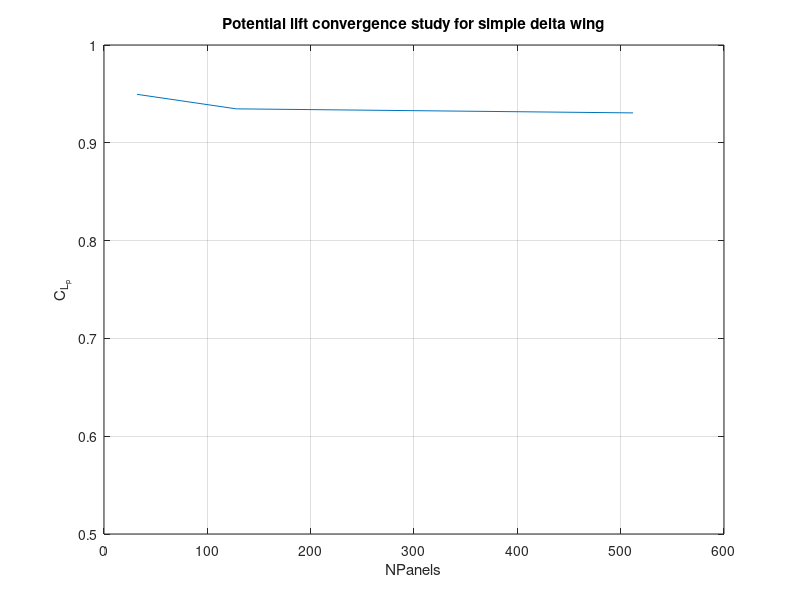
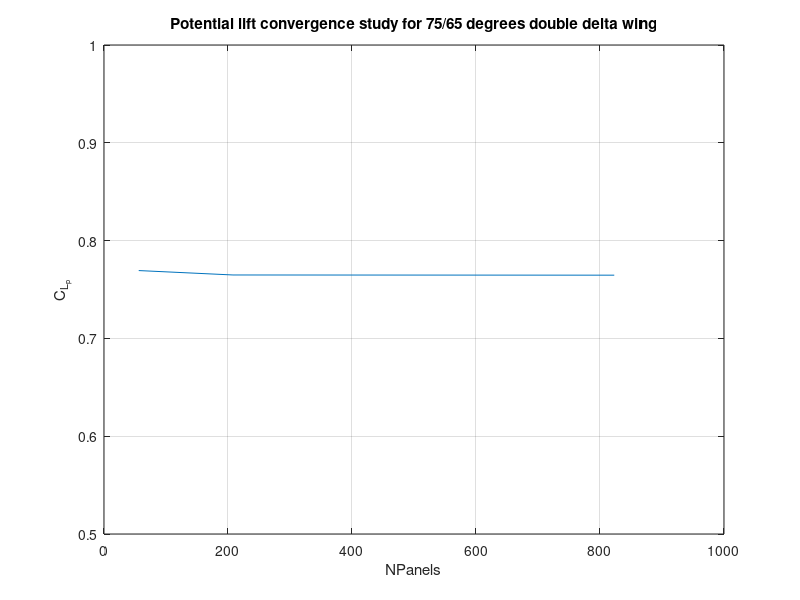
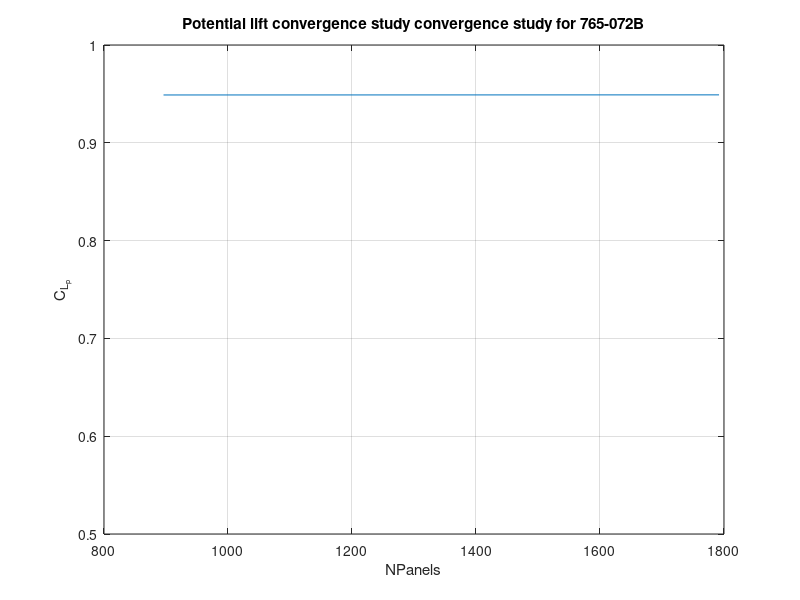

Source code (MATLAB) for these figures, in order:
%Dirty Plots

N1 = [32,128,512];
Clp1 = [0.949559,0.934721,0.930579];

figure(1)
plot(N1,Clp1);
ylim([0.5 1])
ylabel('C_{L_p}');
xlabel('NPanels');
title('Potential lift convergence study for simple delta wing');
grid on

N2 = [56,208, 823];
Cpl2 = [0.769366, 0.764854, 0.764654];

figure(2)
plot(N2,Cpl2);
ylim([0.5 1])
ylabel('C_{L_p}');
xlabel('NPanels');
title('Potential lift convergence study for 75/65 degrees double delta wing');
grid on

N3 = [896,1792];
Cpl3 = [0.948909, 0.949014];

figure(3)
plot(N3,Cpl3);
ylim([0.5 1])
ylabel('C_{L_p}');
xlabel('NPanels');
title('Potential lift convergence study convergence study for 765-072B');
grid on